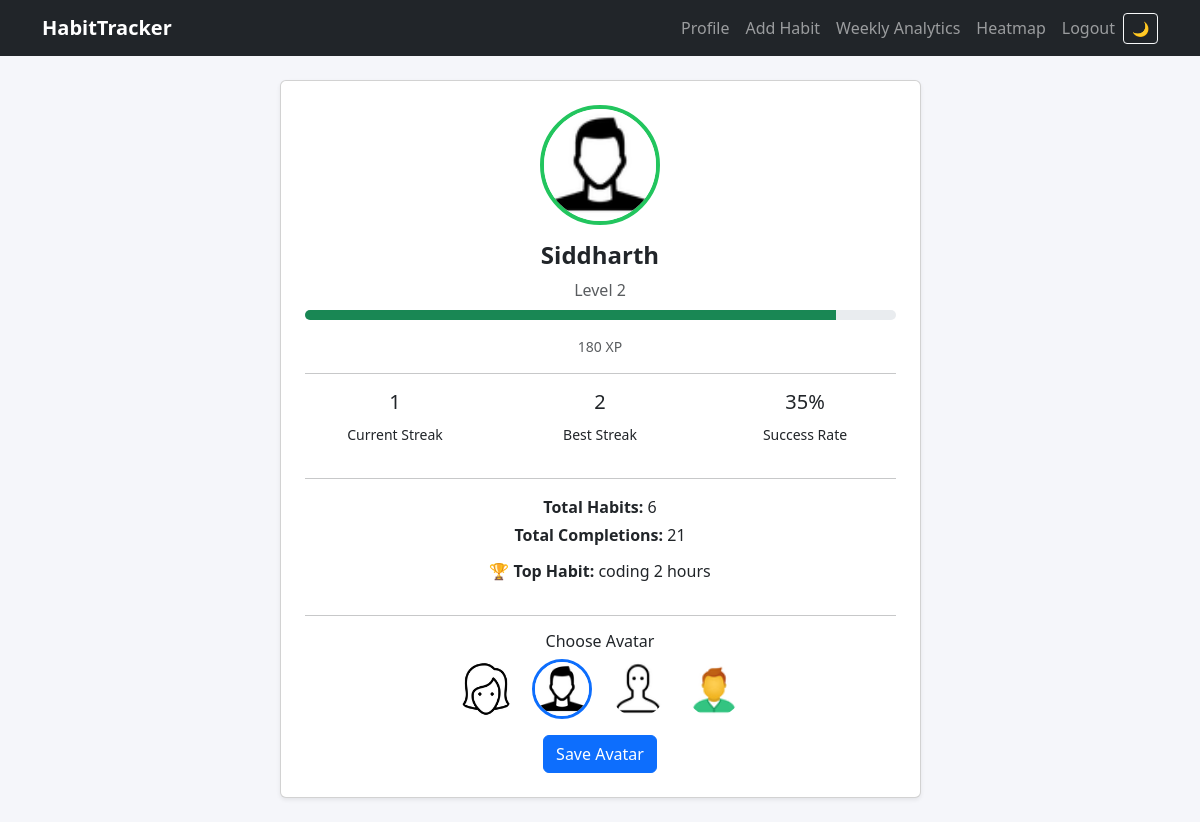
/profile/ (signed in), run on the app's committed database.
### habits/models.py (models this page shows, shortened)
class UserProfile(models.Model):
    user = models.OneToOneField(User, on_delete=models.CASCADE)
    xp = models.IntegerField(default=0)
    level = models.IntegerField(default=1)
    current_streak = models.IntegerField(default=0)
    best_streak = models.IntegerField(default=0)
    last_active_date = models.DateField(null=True, blank=True)
    avatar = models.CharField(
        max_length=100,
        default="avatar1.png"
    )

### habits/views.py (the view)
# urls.py: path("profile/", views.profile, name="profile"),
@login_required
def profile(request):
    profile, _ = UserProfile.objects.get_or_create(user=request.user)
    if request.method == "POST":
        selected_avatar = request.POST.get("avatar")
        if selected_avatar:
            profile.avatar = selected_avatar
            profile.save()
            return redirect("profile")
    total_habits = Habit.objects.filter(user=request.user).count()
    total_completions = HabitLog.objects.filter(
        habit__user = request.user,
        completed=True
    ).count()
    success_rate = (
        int((total_completions / (total_habits * 10)) * 100)
        if total_habits > 0 else 0
    )
    xp_for_next_level = profile.level * 100
    xp_progress = int((profile.xp / xp_for_next_level) * 100)
    top_habit = (
        HabitLog.objects.filter(habit__user=request.user, completed=True).values("habit__name")
        .annotate(c=Count("id")).order_by("-c").first()
    )
    avatars = [
        "avatar1.gif",
        "avatar2.gif",
        "avatar3.gif",
        "avatar4.gif",
    ]
    return render(request, "habits/profile.html", {
        "user": request.user,
        "profile": profile,
        "success_rate": success_rate,
        "xp_progress": min(xp_progress, 100),
        "top_habit": top_habit["habit__name"] if top_habit else None,
        "total_habits": total_habits,
        "total_completions": total_completions,
        "avatars": avatars,
    })

### habits/templates/habits/profile.html (shortened to what this page needs)
{% extends "base.html" %}
{% load static %}
{% block content %}
<div class="row justify-content-center">
  <div class="col-lg-7">
    <div class="card shadow-sm p-4 text-center">
      <div class="d-flex justify-content-center mb-3">
        <img
          src="{% static 'avatars/' %}{{ profile.avatar }}"
          class="profile-avatar"
          alt="Avatar"
        >
      </div>
      <h4 class="fw-bold">{{ user.username }}</h4>
      <p class="text-muted mb-2">Level {{ profile.level }}</p>
      <div class="progress mb-3" style="height: 10px;">
        <div
          class="progress-bar bg-success"
          role="progressbar"
          style="width: {{ xp_progress }}%;"
        ></div>
      </div>
      <small class="text-muted">{{ profile.xp }} XP</small>
      <hr>
      <div class="row text-center mb-3">
        <div class="col">
          <h5>{{ profile.current_streak }}</h5>
          <small>Current Streak</small>
        </div>
        <div class="col">
          <h5>{{ profile.best_streak }}</h5>
          <small>Best Streak</small>
        </div>
        <div class="col">
          <h5>{{ success_rate }}%</h5>
          <small>Success Rate</small>
        </div>
      </div>
      <hr>
      <p class="mb-1">
        <strong>Total Habits:</strong> {{ total_habits }}
      </p>
      <p class="mb-1">
        <strong>Total Completions:</strong> {{ total_completions }}
      </p>
      {% if top_habit %}
        <p class="mt-2">
          🏆 <strong>Top Habit:</strong> {{ top_habit }}
        </p>
      {% else %}
        <p class="text-muted">No completed habits yet</p>
      {% endif %}
      <hr>
      <h6 class="mb-2">Choose Avatar</h6>
      <form method="post">
        <div class="d-flex justify-content-center gap-3 flex-wrap">
          {% for avatar in avatars %}
            <label>
              <img
                src="{% static 'avatars/' %}{{ avatar }}"
                width="60"
                height="60"
                class="rounded-circle avatar-option
                {% if profile.avatar == avatar %}selected{% endif %}"
              >
            </label>
          {% endfor %}
        </div>
        <button class="btn btn-primary mt-3">
          Save Avatar
        </button>
      </form>
    </div>
  </div>
</div>
{% endblock %}

### templates/base.html (shortened to what this page needs)
<!DOCTYPE html>
<html lang="en">
<head>
    <link href="https://cdn.jsdelivr.net/npm/bootstrap@5.3.3/dist/css/bootstrap.min.css" rel="stylesheet">
</head>
<body>
<nav class="navbar navbar-expand-lg navbar-dark bg-dark">
  <div class="container">
    <a class="navbar-brand fw-bold" href="/">HabitTracker</a>
    <div class="collapse navbar-collapse" id="nav">
      <ul class="navbar-nav ms-auto">
  {% if user.is_authenticated %}
    <li class="nav-item">
      <a class="nav-link" href="{% url 'profile' %}">Profile</a>
    </li>
    <li class="nav-item">
      <a class="nav-link" href="{% url 'add_habit' %}">Add Habit</a>
    </li>
    <li class="nav-item">
      <a class="nav-link" href="{% url 'weekly_analytics' %}">
        Weekly Analytics
      </a>
    </li>
    <li class="nav-item">
      <a class="nav-link" href="{% url 'heatmap' %}">
        Heatmap
      </a>
    </li>
    <li class="nav-item">
      <a class="nav-link" href="{% url 'logout' %}">
        Logout
      </a>
    </li>
  {% endif %}
</ul>
      <button id="themeToggle" class="btn btn-outline-light btn-sm" onclick="toggleTheme()">🌙</button>
    </div>
  </div>
</nav>
<div class="container py-4">
    {% block content %}{% endblock %}
</div>
</body>
</html>

### habits/templates/habits/profile.html (style rules this page uses)
.avatar-option { cursor: pointer; border: 2px solid transparent; transition: transform 0.2s ease, border 0.2s ease; }
.avatar-option.selected { border: 3px solid #0d6efd; }
.profile-avatar { width: 120px; height: 120px; object-fit: cover; border-radius: 50%; border: 4px solid #22c55e; background: #fff; }
.profile-avatar { animation: pulse 2s infinite; }

### templates/base.html (style rules this page uses)
body { background: #f5f6fa; color: #111; }
.card { transition: transform 0.2s ease, box-shadow 0.2s ease; }
#themeToggle { transition: transform 0.2s ease; }

### data on the page
UserProfile: avatar (picture), level "2", xp "180", current_streak "1", best_streak "2"

### other printed values
{{ user.username }} "Siddharth"
{{ success_rate }} "35"
{{ total_habits }} "6"
{{ total_completions }} "21"
{{ top_habit }} "coding 2 hours"
